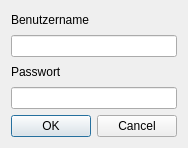
<?xml version="1.0" encoding="UTF-8"?>
<ui version="4.0">
 <class>login</class>
 <widget class="QDialog" name="login">
  <property name="geometry">
   <rect>
    <x>0</x>
    <y>0</y>
    <width>181</width>
    <height>148</height>
   </rect>
  </property>
  <property name="windowTitle">
   <string>Dialog</string>
  </property>
  <layout class="QVBoxLayout" name="verticalLayout_3">
   <item>
    <layout class="QVBoxLayout" name="verticalLayout_2">
     <item>
      <widget class="QLabel" name="label_1">
       <property name="text">
        <string>Benutzername</string>
       </property>
      </widget>
     </item>
     <item>
      <widget class="QLineEdit" name="Benutzer"/>
     </item>
    </layout>
   </item>
   <item>
    <layout class="QVBoxLayout" name="verticalLayout">
     <item>
      <widget class="QLabel" name="label_2">
       <property name="text">
        <string>Passwort</string>
       </property>
      </widget>
     </item>
     <item>
      <widget class="QLineEdit" name="Passwort">
       <property name="echoMode">
        <enum>QLineEdit::Password</enum>
       </property>
      </widget>
     </item>
    </layout>
   </item>
   <item>
    <widget class="QDialogButtonBox" name="buttonBox">
     <property name="standardButtons">
      <set>QDialogButtonBox::Cancel|QDialogButtonBox::Ok</set>
     </property>
    </widget>
   </item>
  </layout>
 </widget>
 <resources/>
 <connections>
  <connection>
   <sender>buttonBox</sender>
   <signal>accepted()</signal>
   <receiver>login</receiver>
   <slot>accept()</slot>
   <hints>
    <hint type="sourcelabel">
     <x>90</x>
     <y>127</y>
    </hint>
    <hint type="destinationlabel">
     <x>90</x>
     <y>73</y>
    </hint>
   </hints>
  </connection>
 </connections>
</ui>
